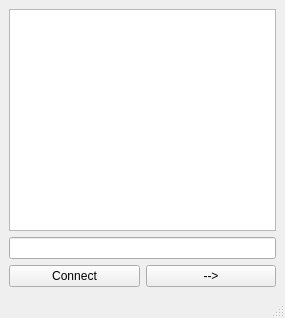
<?xml version="1.0" encoding="UTF-8"?>
<ui version="4.0">
 <class>MainWindow</class>
 <widget class="QMainWindow" name="MainWindow">
  <property name="geometry">
   <rect>
    <x>0</x>
    <y>0</y>
    <width>285</width>
    <height>318</height>
   </rect>
  </property>
  <property name="windowTitle">
   <string>MainWindow</string>
  </property>
  <widget class="QWidget" name="centralwidget">
   <layout class="QGridLayout" name="gridLayout">
    <item row="1" column="0" colspan="2">
     <widget class="QTextBrowser" name="textBrowser"/>
    </item>
    <item row="4" column="0">
     <widget class="QPushButton" name="Connect">
      <property name="text">
       <string>Connect</string>
      </property>
     </widget>
    </item>
    <item row="4" column="1">
     <widget class="QPushButton" name="Send">
      <property name="text">
       <string>--&gt;</string>
      </property>
     </widget>
    </item>
    <item row="3" column="0" colspan="2">
     <widget class="QLineEdit" name="lineEdit"/>
    </item>
   </layout>
  </widget>
  <widget class="QMenuBar" name="menubar">
   <property name="geometry">
    <rect>
     <x>0</x>
     <y>0</y>
     <width>285</width>
     <height>22</height>
    </rect>
   </property>
  </widget>
  <widget class="QStatusBar" name="statusbar"/>
 </widget>
 <resources/>
 <connections/>
</ui>
